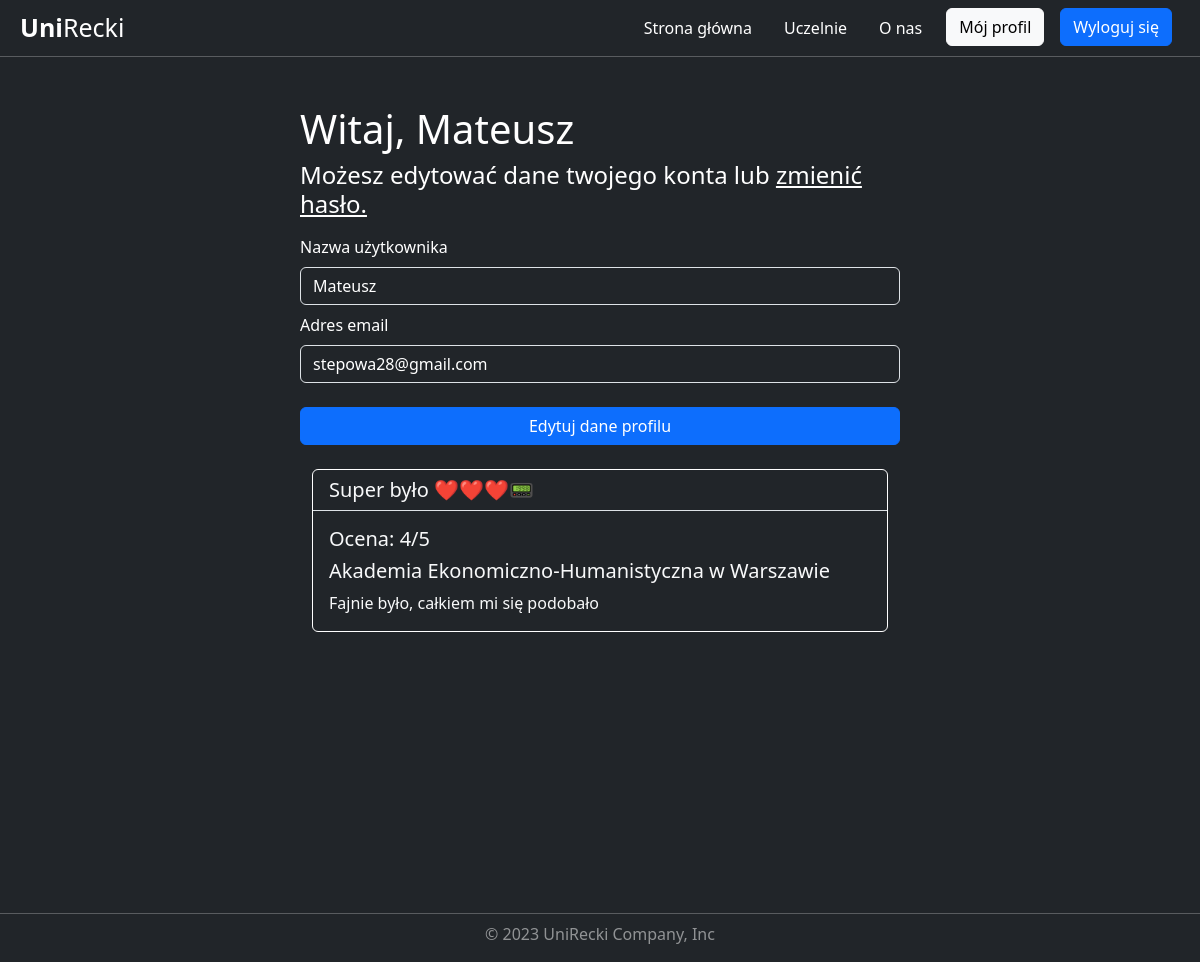
Before: /account/profile/3/ (signed in) with the older database file.
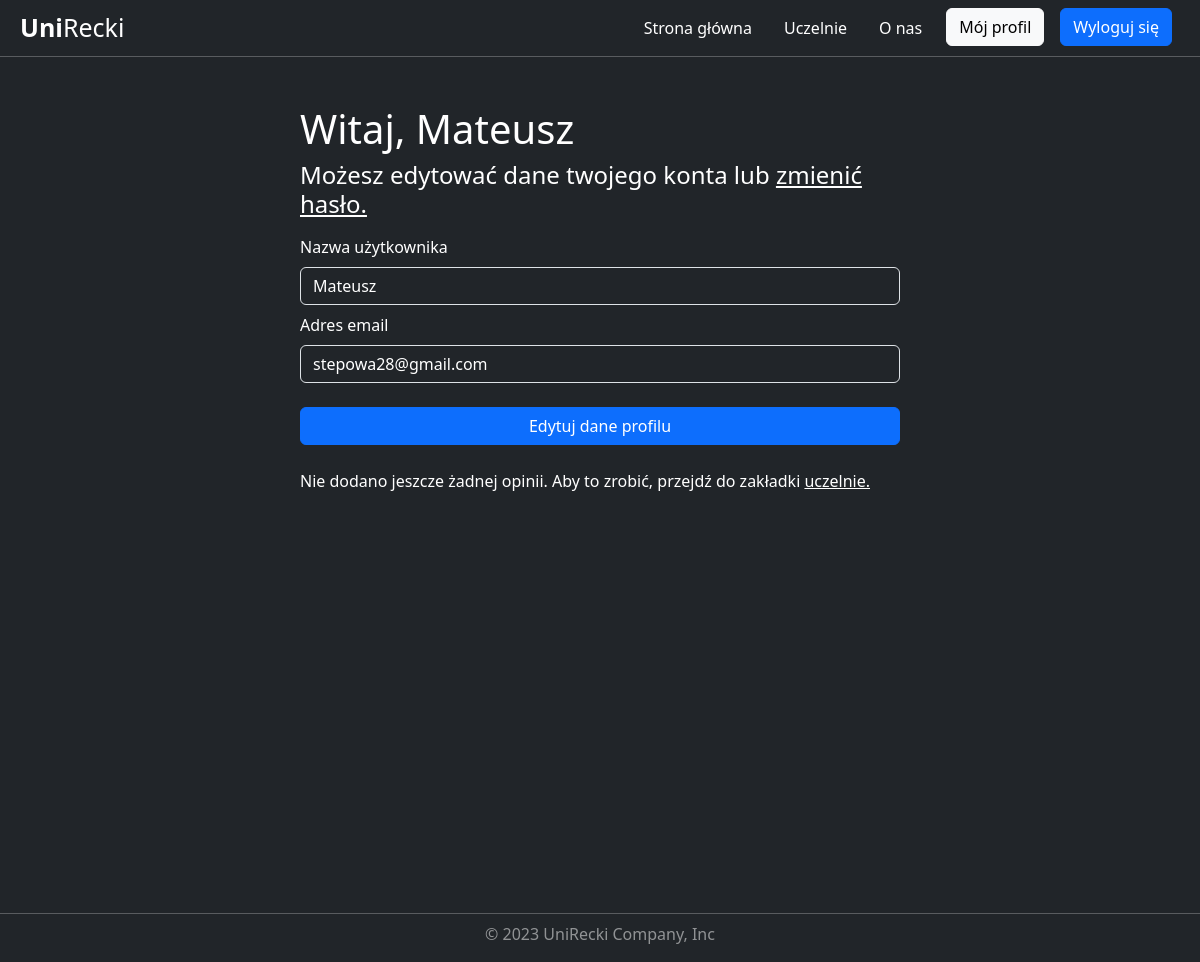
After: the same page with the newer database file.
### universities/models.py (models this page shows, shortened)
class Review(models.Model):
    title = models.CharField( max_length=150)
    description = models.CharField( max_length=3000)
    rating = models.IntegerField(validators=[
            MaxValueValidator(5),
            MinValueValidator(1)
        ])
    add_date = models.DateTimeField(default=timezone.now, blank=True)
    university = models.ForeignKey(University, on_delete=models.CASCADE)
    user = models.ForeignKey(User, on_delete=models.CASCADE)
    class Meta:
        verbose_name = 'Review'
        verbose_name_plural = 'Reviews'

class University(models.Model):
    name = models.CharField(max_length=150)
    voivodeship = models.CharField(max_length=150)
    city = models.CharField(max_length=150)
    link = models.CharField(max_length=150)
    class Meta:
        verbose_name = 'University'
        verbose_name_plural = 'Universities'

### account/views.py (the view, shortened to what this page needs)
# urls.py: path('profile/<int:user_id>/', views.profile, name='profile'),
@login_required
def profile(request, user_id):
    if request.user.id != user_id:
        return redirect('index')
    user = User.objects.get(id=user_id)
    reviews = Review.objects.filter(user=user)
    return render(request, 'account/profile.html', {
        'user': user,
        'reviews': reviews
        })

### account/templates/account/profile.html (shortened to what this page needs)
{% extends "base.html" %}
{% load static %}
{% block css %}
    <link rel="stylesheet" href={% static "account/register.css" %}>
{% endblock css %}
{% block content %}
    <div class="container mt-5">
        <div class="row">
            <h1 class="p-0">Witaj, {{ user.username }}</h1>
            <h4 class="p-0">
                Możesz edytować dane twojego konta lub <a href={% url 'change_password' %}>zmienić hasło.</a>
            </h4>
        </div>
        <form method="post">
            <div class="row mt-2">
                <label for="username" class="form-label p-0">Nazwa użytkownika</label>
                <input type="text" id="username" name="username" class="form-control text-bg-dark" placeholder="Nazwa użytkownika" value={{ user.username }} required />
            </div>
            <div class="row mt-2">
                <label for="email" class="form-label p-0">Adres email</label>
                <input type="email" id="email" name="email" class="form-control text-bg-dark" placeholder="Adres email" value={{ user.email }} required />
            </div>
            <div class="row mt-4 d-flex justify-content-center align-items-center">
                <input class="btn btn-primary" type="submit" value="Edytuj dane profilu">
            </div>
        </form>
        {% for review in reviews %}
            <div class="card bg-dark text-light mt-4">
                <h5 class="card-header border-bottom">{{ review.title }}</h5>
                <div class="card-body">
                    <h5 class="card-title">Ocena: {{ review.rating }}/5</h5>
                    <h5 class="card-title">{{ review.university.name }}</h5>
                    <p class="card-text">{{ review.description }}</p>
                </div>
            </div>
        {% empty %}
            <div class="row">
                <p class="p-0 mt-4">
                    Nie dodano jeszcze żadnej opinii. Aby to zrobić, przejdź do zakładki <a href="{% url 'university_list' %}">uczelnie.</a>
                </p>
            </div>
        {% endfor %}
    </div>
{% endblock content %}

Changed rows visible on the page:
removed Review: title "Super było ❤️❤️❤️📟", rating "4", university.name "Akademia Ekonomiczno-Humanistyczna w Warszawie", description "Fajnie było, całkiem mi się podobało"
Other visible differences:
text now shown: "Nie dodano jeszcze żadnej opinii. Aby to zrobić, przejdź do zakładki uczelnie."
